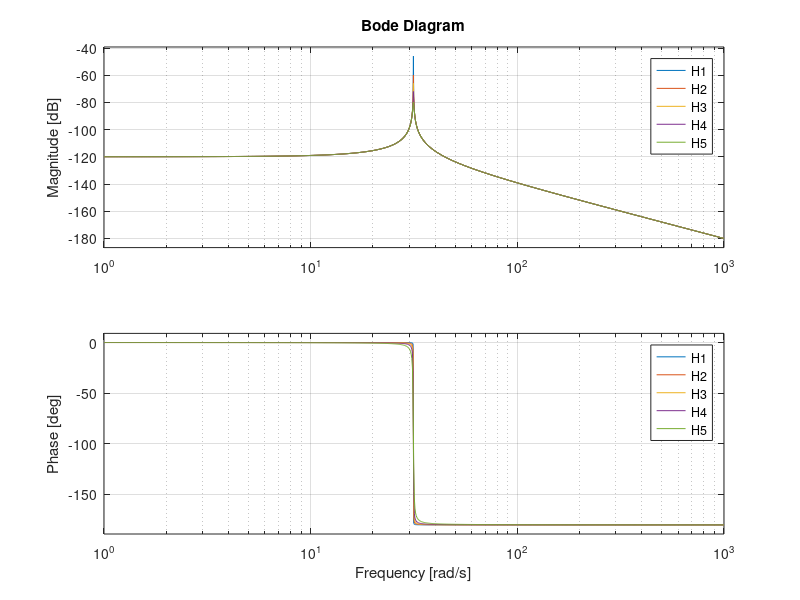
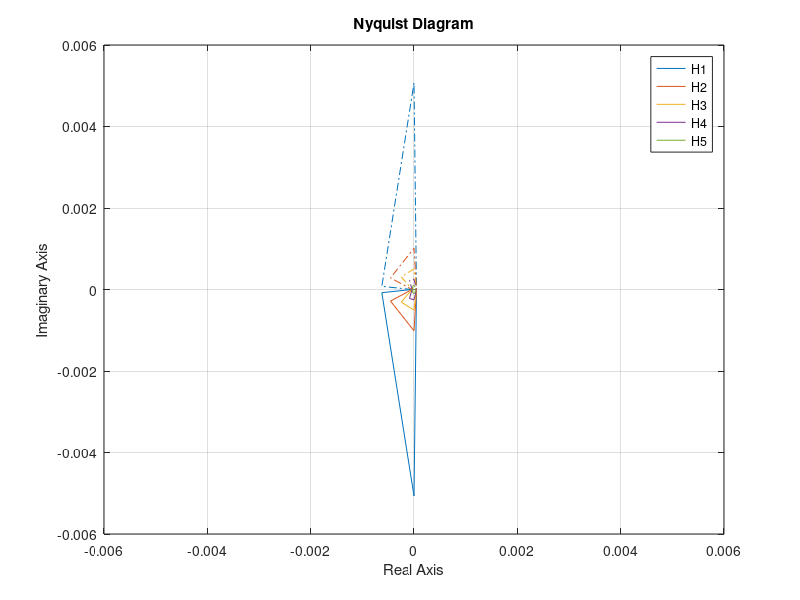

Write MATLAB code to recreate these figures, in order.
clear
clc
%
% Bode and Nyquist Diagrams
%       SDOF systems
%
%
% Input
%
ms = 1000; % Structural Mass [kg] 
fs=5; % Natural Frequency [Hz]
zetas=[0.1 0.5 1 2 5]/1000; % Structural Damping Ratio [-]
%
% Structural Parameters
%
cs = 2*ms*zetas.*(2*pi*fs); % damping coeffcient [sN/m]
ks = ms*(2*pi*fs)^2; % stiffness coefficient [N/m]
%
% Transfer Function
%
s = tf('s');
%
H1 = 1/(ms*s^2 + cs(1)*s + ks);
H2 = 1/(ms*s^2 + cs(2)*s + ks);
H3 = 1/(ms*s^2 + cs(3)*s + ks);
H4 = 1/(ms*s^2 + cs(4)*s + ks);
H5 = 1/(ms*s^2 + cs(5)*s + ks);
%
% Bode Diagram
%
figure(1)
bode(H1,H2,H3,H4,H5)
grid on
%
% Nyquist Diagram
%
figure(2)
nyquist(H1,H2,H3,H4,H5)
axis([-0.006 0.006 -0.006 0.006])
grid on